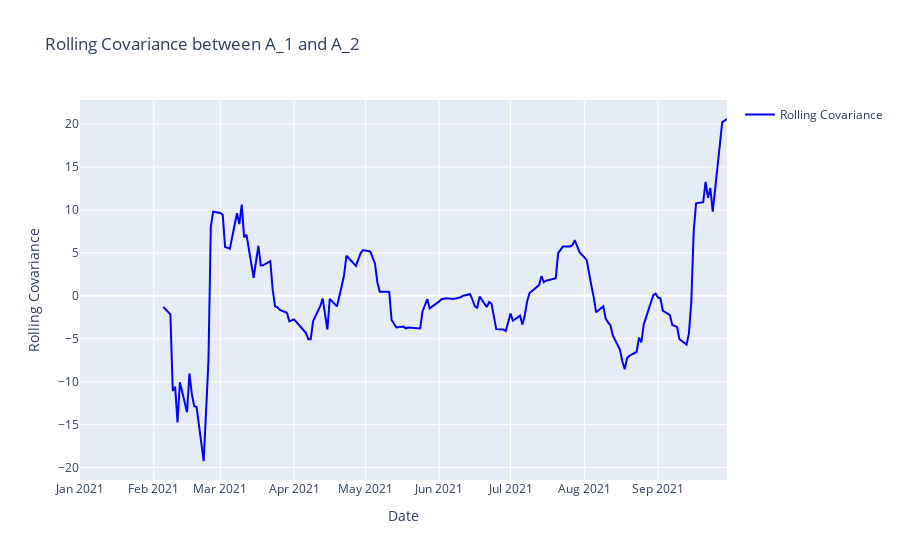
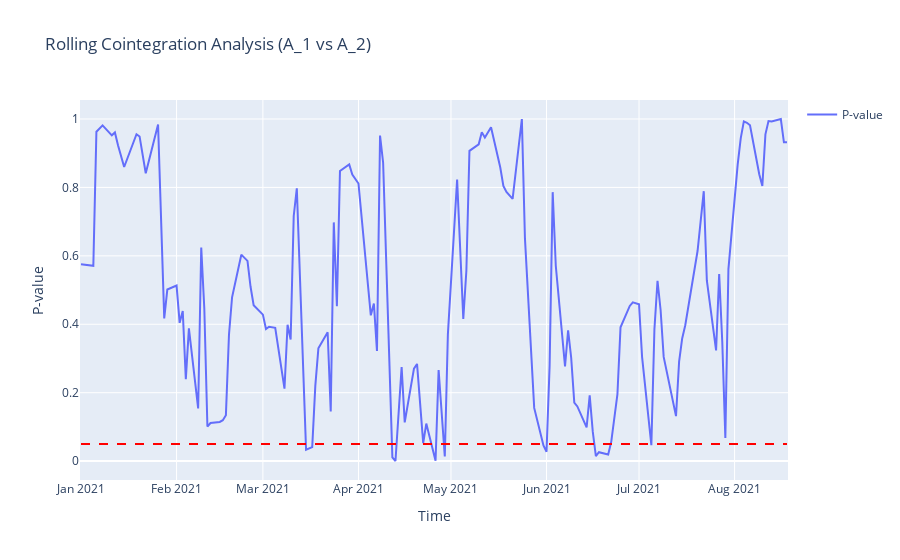
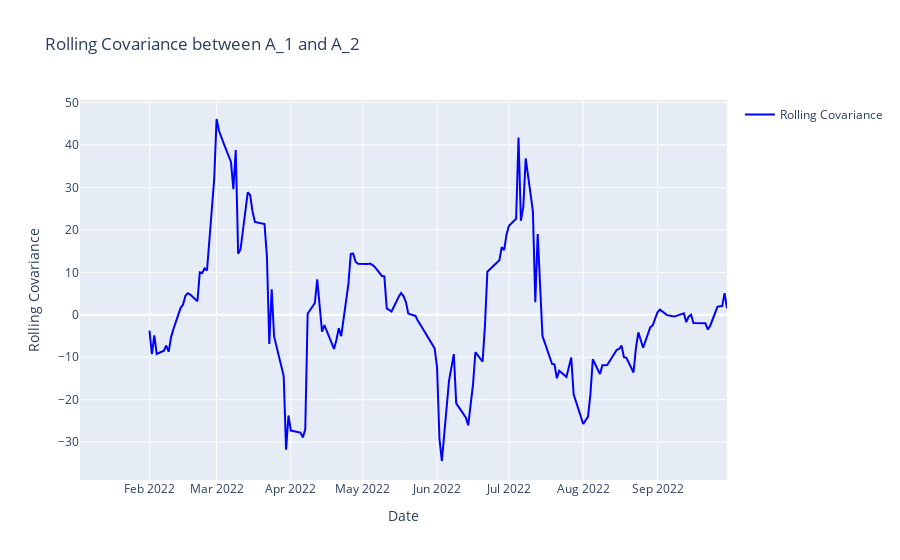
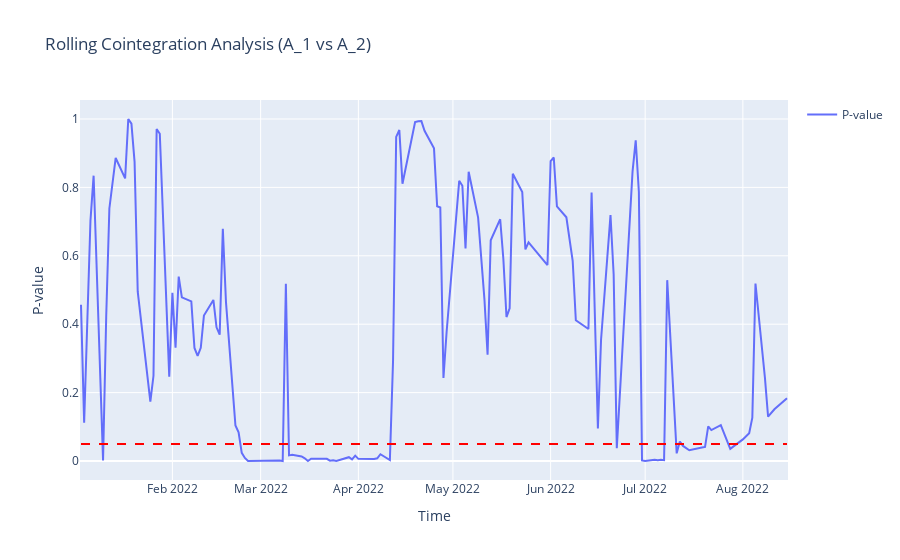

These figures' notebook cell, in order:
### Markdown cell above
A. Please look at relationships between A_1 and A_2 as well as A_1 and A_3. Please do this for date range between 1st of Jan and 30th of Sep for a given calendar year. Are there any periods within this time frame when the relationships change significantly?

### Code cell
def year_split(df):
    yrs = df.index.year.unique()
    dfs = []

    for yr in yrs:
        temp = df[df.index.year == yr]
        end_date = f"{list(temp.index.year)[0]}-09-30"
        filtered_yr = temp[temp.index <= end_date]
        dfs.append(filtered_yr)

    return dfs

def corr_plot(df):
    f = plt.figure(figsize=(12,8))
    plt.matshow(df.corr(), fignum=f.number)
    plt.xticks(range(df.select_dtypes(['number']).shape[1]), df.select_dtypes(['number']).columns, fontsize=14)
    plt.yticks(range(df.select_dtypes(['number']).shape[1]), df.select_dtypes(['number']).columns, fontsize=14)
    cb = plt.colorbar()
    cb.ax.tick_params(labelsize=14)
    plt.title('Correlation Matrix', fontsize=16)


import plotly.graph_objs as go
from plotly.subplots import make_subplots

def rolling_covariance_plot(df, col1, col2, window=12):
    # Calculate the rolling covariance
    rolling_cov = df[col1].rolling(window=window).cov(df[col2])
    
    # Create a Plotly figure
    fig = go.Figure()
    
    # Add a trace for rolling covariance
    fig.add_trace(go.Scatter(x=df.index, y=rolling_cov, mode='lines', name='Rolling Covariance', line=dict(color='blue')))
    
    # Update layout
    fig.update_layout(title=f'Rolling Covariance between {col1} and {col2}',
                      xaxis_title='Date',
                      yaxis_title='Rolling Covariance',
                      showlegend=True)
    
    # Show the interactive plot
    fig.show()

import plotly.express as px
import plotly.graph_objects as go

def rolling_cointegration_analysis(yr, col1, col2, window_size=30, significance_threshold=0.05):
    cointegration_results = pd.DataFrame(columns=['Start Date', 'End Date', 'P-value'])

    p_values = []
    start_dates = []
    end_dates = []

    for i in range(len(yr) - window_size + 1):
        window_data = yr.iloc[i:i+window_size] 
        result = coint(window_data[col1], window_data[col2])

        cointegration_results = cointegration_results.append({
            'Start Date': window_data.index[0],
            'End Date': window_data.index[-1],
            'P-value': result[1]
        }, ignore_index=True)

        p_values.append(result[1])
        start_dates.append(window_data.index[0])
        end_dates.append(window_data.index[-1])

    significant_results = cointegration_results[cointegration_results['P-value'] < significance_threshold]

    fig = go.Figure()
    fig.add_trace(go.Scatter(x=start_dates, y=p_values, mode='lines', name='P-value'))
    fig.add_shape(
        type='line',
        x0=min(start_dates),
        x1=max(start_dates),
        y0=significance_threshold,
        y1=significance_threshold,
        line=dict(color='red', dash='dash'),
        name=f'Significance Threshold ({significance_threshold})'
    )

    fig.update_layout(
        title=f'Rolling Cointegration Analysis ({col1} vs {col2})',
        xaxis_title='Time',
        yaxis_title='P-value',
        showlegend=True,
        grid=dict(rows=1, columns=1, pattern='independent', xaxes=['x'], yaxes=['y'], xgap=0.2, ygap=0.3),
    )

    fig.show()

def relationship_test(df,var1,var2):
    pearsoncorr, _ = pearsonr(df[var1], df[var2])
    print(f"Pearson corelation: {round(pearsoncorr,3)}")
    spearmancorr, _ = spearmanr(df[var1], df[var2])
    print(f"Spearman corelation: {round(spearmancorr,3)}\n")

import pandas as pd
import statsmodels.api as sm
import matplotlib.pyplot as plt

def granger_causality_test_and_plot_both_directions(df, column1, column2, max_lags=20, significance_threshold=0.05):
    """
    Perform Granger causality test and plot p-values for two columns in both directions.

    Args:
        df (pd.DataFrame): The DataFrame containing the data.
        column1 (str): Name of the first column for Granger causality.
        column2 (str): Name of the second column for Granger causality.
        max_lags (int): Maximum number of lags to test (default is 10).
        significance_threshold (float): Significance threshold for p-values (default is 0.05).

    Returns:
        None (plots the results).
    """
    # Initialize lists to store p-values for both directions
    p_values1_to_2 = []
    p_values2_to_1 = []

    # Perform Granger causality test for lags from 1 to max_lags in both directions
    for lag in range(1, max_lags + 1):
        # Create a DataFrame with the selected columns
        data = df[[column1, column2]]
        
        # Granger causality test in the direction of column1 -> column2
        test_result1_to_2 = sm.tsa.stattools.grangercausalitytests(data, maxlag=lag, verbose=False)
        p_value1_to_2 = test_result1_to_2[lag][0]['ssr_ftest'][1]
        p_values1_to_2.append(p_value1_to_2)
        
        # Granger causality test in the direction of column2 -> column1
        data = df[[column2, column1]]  # Swap the order for the second test
        test_result2_to_1 = sm.tsa.stattools.grangercausalitytests(data, maxlag=lag, verbose=False)
        p_value2_to_1 = test_result2_to_1[lag][0]['ssr_ftest'][1]
        p_values2_to_1.append(p_value2_to_1)

    # Create a line plot to visualize p-values for both directions
    plt.figure(figsize=(10, 6))
    plt.plot(range(1, max_lags + 1), p_values1_to_2, marker='o', linestyle='-', color='b', label=f'{column2} causes {column1}')
    plt.plot(range(1, max_lags + 1), p_values2_to_1, marker='o', linestyle='-', color='r', label=f'{column1} causes {column2}')
    plt.axhline(y=significance_threshold, color='g', linestyle='--', label=f'Significance Threshold ({significance_threshold})')
    plt.title(f'Granger Causality Test: {column1} <-> {column2}')
    plt.xlabel('Number of Lags')
    plt.ylabel('p-value')
    plt.grid(True)
    plt.xticks(range(1, max_lags + 1))
    plt.legend()
    plt.show()

# Example usage:
# Assuming you have a DataFrame 'df' with columns 'A_1' and 'A_2'



yrs = year_split(df)
for yr in yrs:
    yr = yr[['A_1','A_2','A_3']]
    # plots(yr)
    rolling_covariance_plot(yr,'A_1', 'A_2', window=20)
    rolling_cointegration_analysis(yr, 'A_1', 'A_2', window_size=30)
    relationship_test(yr, 'A_1', 'A_2')
    granger_causality_test_and_plot_both_directions(yr, 'A_1', 'A_2')

### Figure 1 — Plotly figure (JSON) as saved in the notebook; plotly's stock layout.template omitted (floating-point values rounded to 4 significant figures; data arrays with more than 128 entries replaced by an {"elided": "..."} marker saying what was removed)
{"data": [{"line": {"color": "blue"}, "mode": "lines", "name": "Rolling Covariance", "type": "scatter", "x": {"elided": "174 str values"}, "y": {"elided": "174 float values"}}], "layout": {"showlegend": true, "title": {"text": "Rolling Covariance between A_1 and A_2"}, "xaxis": {"title": {"text": "Date"}}, "yaxis": {"title": {"text": "Rolling Covariance"}}}}

### Figure 2 — Plotly figure (JSON) as saved in the notebook; plotly's stock layout.template omitted (floating-point values rounded to 4 significant figures; data arrays with more than 128 entries replaced by an {"elided": "..."} marker saying what was removed)
{"data": [{"mode": "lines", "name": "P-value", "type": "scatter", "x": {"elided": "145 str values"}, "y": {"elided": "145 float values"}}], "layout": {"grid": {"columns": 1, "pattern": "independent", "rows": 1, "xaxes": ["x"], "xgap": 0.2, "yaxes": ["y"], "ygap": 0.3}, "shapes": [{"line": {"color": "red", "dash": "dash"}, "name": "Significance Threshold (0.05)", "type": "line", "x0": "2021-01-01T00:00:00", "x1": "2021-08-18T00:00:00", "y0": 0.05, "y1": 0.05}], "showlegend": true, "title": {"text": "Rolling Cointegration Analysis (A_1 vs A_2)"}, "xaxis": {"title": {"text": "Time"}}, "yaxis": {"title": {"text": "P-value"}}}}

### Figure 3 — Plotly figure (JSON) as saved in the notebook; plotly's stock layout.template omitted (floating-point values rounded to 4 significant figures; data arrays with more than 128 entries replaced by an {"elided": "..."} marker saying what was removed)
{"data": [{"line": {"color": "blue"}, "mode": "lines", "name": "Rolling Covariance", "type": "scatter", "x": {"elided": "168 str values"}, "y": {"elided": "168 float values"}}], "layout": {"showlegend": true, "title": {"text": "Rolling Covariance between A_1 and A_2"}, "xaxis": {"title": {"text": "Date"}}, "yaxis": {"title": {"text": "Rolling Covariance"}}}}

### Figure 4 — Plotly figure (JSON) as saved in the notebook; plotly's stock layout.template omitted (floating-point values rounded to 4 significant figures; data arrays with more than 128 entries replaced by an {"elided": "..."} marker saying what was removed)
{"data": [{"mode": "lines", "name": "P-value", "type": "scatter", "x": {"elided": "139 str values"}, "y": {"elided": "139 float values"}}], "layout": {"grid": {"columns": 1, "pattern": "independent", "rows": 1, "xaxes": ["x"], "xgap": 0.2, "yaxes": ["y"], "ygap": 0.3}, "shapes": [{"line": {"color": "red", "dash": "dash"}, "name": "Significance Threshold (0.05)", "type": "line", "x0": "2022-01-03T00:00:00", "x1": "2022-08-15T00:00:00", "y0": 0.05, "y1": 0.05}], "showlegend": true, "title": {"text": "Rolling Cointegration Analysis (A_1 vs A_2)"}, "xaxis": {"title": {"text": "Time"}}, "yaxis": {"title": {"text": "P-value"}}}}
